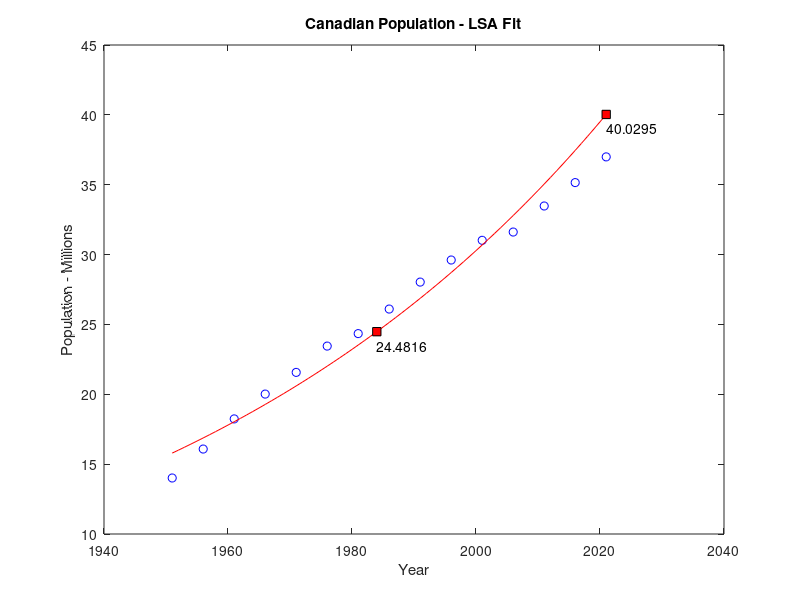

This chart was generated by the following MATLAB code:
% all canada census data
x_all = (1951:5:2021)';  
y_all = [14.009 16.081 18.238 20.015 21.568 23.450 ...
     24.343 26.101 28.031 29.611 31.021 31.613 ...
     33.477 35.152 36.992]';
n_all = length(x_all);

% only use 1951–2016 for the LS 
x = x_all(1:n_all-1);   
y = y_all(1:n_all-1);

% transform data and setup LS system
ybar = log(y);
A = [ones(size(x)) x];
cbar = A \ ybar;

c1bar = cbar(1);
c2 = cbar(2);
c1 = exp(c1bar);

% plot 15 given points
plot(x_all, y_all, 'bo');
title('Canadian Population - LSA Fit');
xlabel('Year');
ylabel('Population - Millions');
disp('Press any key to continue');
pause

% evaluate the LS approx from 1951 to 2016
% and plot the results
hold on
xx = 1951:2021;
yy = c1 * exp(c2 * xx);
plot(xx, yy, 'r-');

% evaluate LSA at 1984 and 2021 and plot results
z84 = c1 * exp(c2 * 1984);
z21 = c1 * exp(c2 * 2021);
plot(1984, z84, 'ks', 'MarkerFaceColor', 'r');
plot(2021, z21,'ks', 'MarkerFaceColor', 'r');
text(1984,z84-1,num2str(z84));
text(2021,z21-1,num2str(z21));

hold off